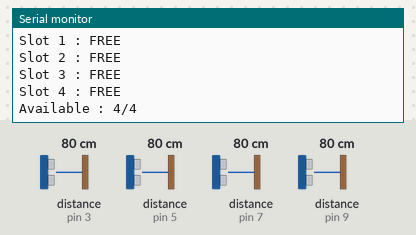
A sketch run on a simulated Arduino Uno, built with avr-gcc and run on an emulated ATmega328P. On the bench: the last lines printed to the serial monitor. Wiring (inferred from the names in the program): 4 × ultrasonic range finder: trigger pin 2, echo pin 3 / trigger pin 4, echo pin 5 / trigger pin 6, echo pin 7 / trigger pin 8, echo pin 9. The test bench sets the inputs (shaded band); at power-on: distance to the obstacle (sensors on pin 3, pin 5, pin 7, pin 9) 80 cm. The echo pulse lasts 58.3 µs per cm; EEPROM starts erased.

Above: at 1.3 s.
1.4 s: distance to the obstacle (sensor on pin 3) set to 2 cm
At 1.65 s:
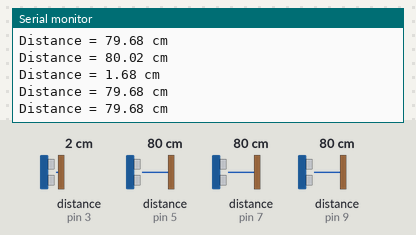
3.8 s: distance to the obstacle (sensor on pin 5) set to 2 cm
At 4.6 s:
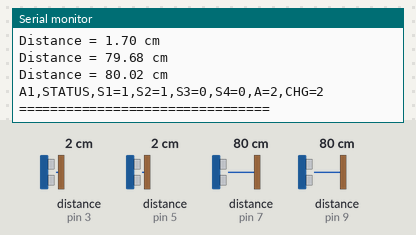
6.8 s: distance to the obstacle (sensor on pin 7) set to 2 cm
At 7.37 s:
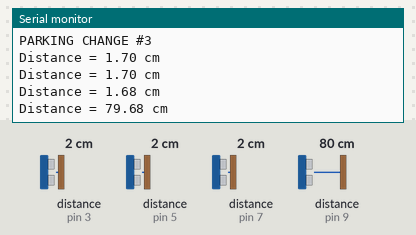
9.8 s: distance to the obstacle (sensor on pin 9) set to 18 cm
At 9.85 s:
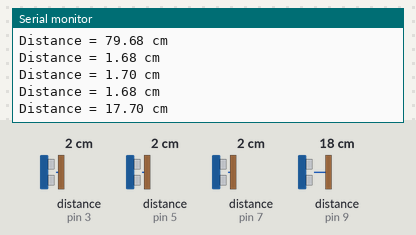
12.8 s: distance to the obstacle (sensor on pin 3) set to 60 cm
At 13.01 s:
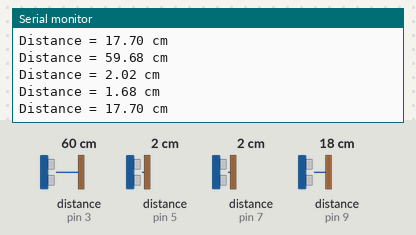
15.8 s: distance to the obstacle (sensor on pin 5) set to 4 cm
At 15.86 s:
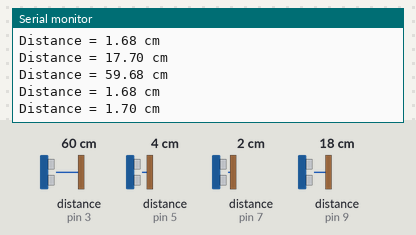
Timing chart, 0 to 18.8 s (numbered marks = the images above; inputs shaded):
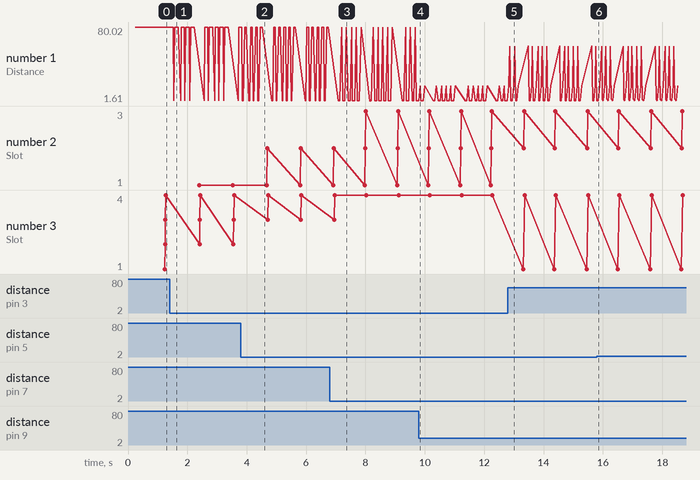

Measured:
- after the input at 1.4 s, the serial monitor: prints a new line after 0.15 s (image 1)
- after the input at 3.8 s, the serial monitor: prints a new line after 0.21 s (image 2)
- after the input at 6.8 s, the serial monitor: prints a new line after 0.42 s (image 3)
- after the input at 9.8 s, the serial monitor: prints a new line at once (image 4)
- after the input at 12.8 s, the serial monitor: prints a new line after 0.06 s (image 5)

The sketch:

Arduino1.ino
```cpp
#include <SoftwareSerial.h>
#include <EEPROM.h>
#include <avr/wdt.h>
#include <avr/interrupt.h>

// =====================================================
// ARDUINO 1: ระบบที่จอดรถอัจฉริยะ (SMART PARKING SYSTEM)
// หน้าที่:
// 1. ตรวจสอบช่องจอด 4 ช่องด้วย Ultrasonic
// 2. ส่งจำนวนช่องว่างไป Arduino 2
// 3. ส่งสถานะโครงสร้างข้อมูลไป Raspberry Pi
// =====================================================

// การกำหนดขาพิน (Pin Configuration)
const byte SLOT1_TRIG = 2;
const byte SLOT1_ECHO = 3;
const byte SLOT2_TRIG = 4;
const byte SLOT2_ECHO = 5;
const byte SLOT3_TRIG = 6;
const byte SLOT3_ECHO = 7;
const byte SLOT4_TRIG = 8;
const byte SLOT4_ECHO = 9;

// พินการสื่อสาร SoftwareSerial (A1 A4=TX, A1 A5=RX)
const byte COMM_RX = A5;
const byte COMM_TX = A4;

SoftwareSerial parkingSerial(COMM_RX, COMM_TX);

// การตั้งค่าและค่าคงที่
const int PARKING_THRESHOLD = 10;     // ระยะที่ถือว่ามีรถจอด (ซม.)
const uint16_t EEPROM_MAGIC = 0xA151; // ค่าตรวจสอบความถูกต้องของ EEPROM
const int EEPROM_ADDRESS = 0;         // ตำแหน่งเริ่มต้นบันทึกใน EEPROM

// ตัวแปรสถานะช่องจอดปัจจุบัน
bool slot1Full = false;
bool slot2Full = false;
bool slot3Full = false;
bool slot4Full = false;

// ตัวแปรเก็บสถานะก่อนหน้า
bool oldSlot1Full = false;
bool oldSlot2Full = false;
bool oldSlot3Full = false;
bool oldSlot4Full = false;

// ตัวนับเวลา Millis สำหรับ Timer1
volatile unsigned long timer1Millis = 0;

// โครงสร้างข้อมูล EEPROM
struct EepromData {
  uint16_t magic;
  uint32_t bootCount;
  uint32_t parkingChangeCount;
};

EepromData eepromData;

// Interrupt Service Routine สำหรับ Hardware Timer1 Compare Match A
ISR(TIMER1_COMPA_vect) {
  timer1Millis++;
}

// อ่านค่าเวลา Millis จาก Timer1 แบบปลอดภัย (ป้องกันข้อมูลขัดแย้งขณะเกิด Interrupt)
unsigned long getTimerMillis() {
  unsigned long value;
  noInterrupts();
  value = timer1Millis;
  interrupts();
  return value;
}

// ตั้งค่า Hardware Timer1 (สร้างจังหวะนับเวลาทุกๆ 1 ms)
void setupTimer1() {
  noInterrupts();
  TCCR1A = 0;
  TCCR1B = 0;
  TCNT1 = 0;
  OCR1A = 249;                         // 1 ms ที่ความถี่ 16MHz และ Prescaler 64
  TCCR1B |= (1 << WGM12);              // โหมด CTC (Clear Timer on Compare Match)
  TCCR1B |= (1 << CS11) | (1 << CS10);  // ตั้งค่า Prescaler เป็น 64
  TIMSK1 |= (1 << OCIE1A);             // เปิดใช้งาน Interrupt Compare Match A
  interrupts();
}

// โหลดข้อมูลจาก EEPROM
void loadEEPROM() {
  EEPROM.get(EEPROM_ADDRESS, eepromData);
  // หากยังไม่เคยตั้งค่า EEPROM มาก่อน ให้ทำการกำหนดค่าเริ่มต้น
  if (eepromData.magic != EEPROM_MAGIC) {
    eepromData.magic = EEPROM_MAGIC;
    eepromData.bootCount = 0;
    eepromData.parkingChangeCount = 0;
    EEPROM.put(EEPROM_ADDRESS, eepromData);
  }
}

// บันทึกจำนวนครั้งที่เครื่องเริ่มทำงาน (Boot Count)
void saveBootCount() {
  eepromData.bootCount++;
  EEPROM.put(EEPROM_ADDRESS, eepromData);
}

// บันทึกจำนวนครั้งที่มีการเปลี่ยนแปลงสถานะที่จอดรถ
void saveParkingChange() {
  eepromData.parkingChangeCount++;
  EEPROM.put(EEPROM_ADDRESS, eepromData);
}

// อ่านระยะทางจากเซนเซอร์ Ultrasonic (หน่วยเป็น ซม.)
float readDistance(byte trigPin, byte echoPin) {
  digitalWrite(trigPin, LOW);
  delayMicroseconds(5);
  digitalWrite(trigPin, HIGH);
  delayMicroseconds(10);
  digitalWrite(trigPin, LOW);

  unsigned long duration = pulseIn(echoPin, HIGH, 25000UL);
  if (duration == 0) return 999; // คืนค่า 999 หากเกิด Timeout หรือวัดค่าไม่ได้
  return duration * 0.0343 / 2.0;
}

// ตรวจสอบช่องจอด (คืนค่า true หากมีรถจอดอยู่)
bool checkParkingSlot(byte trigPin, byte echoPin) {
  float distance = readDistance(trigPin, echoPin);
  Serial.print("Distance = ");
  Serial.print(distance);
  Serial.println(" cm");
  return (distance < PARKING_THRESHOLD);
}

// คำนวณจำนวนช่องจอดที่ยังว่างอยู่
int getAvailableSlots() {
  int available = 4;
  if (slot1Full) available--;
  if (slot2Full) available--;
  if (slot3Full) available--;
  if (slot4Full) available--;
  return available;
}

// ตรวจสอบว่ามีการเปลี่ยนแปลงสถานะการจอดหรือไม่
void checkParkingStatusChange() {
  bool changed = (slot1Full != oldSlot1Full) ||
                 (slot2Full != oldSlot2Full) ||
                 (slot3Full != oldSlot3Full) ||
                 (slot4Full != oldSlot4Full);

  if (changed) {
    eepromData.parkingChangeCount++;
    EEPROM.put(EEPROM_ADDRESS, eepromData);

    Serial.print("PARKING CHANGE #");
    Serial.println(eepromData.parkingChangeCount);

    // อัปเดตสถานะก่อนหน้า
    oldSlot1Full = slot1Full;
    oldSlot2Full = slot2Full;
    oldSlot3Full = slot3Full;
    oldSlot4Full = slot4Full;
  }
}

// ส่งสถานะจำนวนช่องว่างไปที่ Arduino 2 (เช่น A=3)
void sendParkingStatus() {
  parkingSerial.print("A=");
  parkingSerial.println(getAvailableSlots());
}

// ส่งสถานะแบบโครงสร้างข้อมูลไปที่ Raspberry Pi (เช่น A1,STATUS,S1=0,S2=1,S3=0,S4=0,A=3,CHG=12)
void sendPiStatus() {
  Serial.print("A1,STATUS,");
  Serial.print("S1="); Serial.print(slot1Full ? 1 : 0);
  Serial.print(",S2="); Serial.print(slot2Full ? 1 : 0);
  Serial.print(",S3="); Serial.print(slot3Full ? 1 : 0);
  Serial.print(",S4="); Serial.print(slot4Full ? 1 : 0);
  Serial.print(",A="); Serial.print(getAvailableSlots());
  Serial.print(",CHG="); Serial.println(eepromData.parkingChangeCount);
}

// แสดงข้อมูลเพื่อตรวจสอบสถานะการทำงาน (Debug) ผ่าน Serial Monitor
void printStatus() {
  Serial.println();
  Serial.println("================================");
  Serial.println("       PARKING SYSTEM");
  Serial.println("================================");
  Serial.print("Slot 1 : "); Serial.println(slot1Full ? "FULL" : "FREE");
  Serial.print("Slot 2 : "); Serial.println(slot2Full ? "FULL" : "FREE");
  Serial.print("Slot 3 : "); Serial.println(slot3Full ? "FULL" : "FREE");
  Serial.print("Slot 4 : "); Serial.println(slot4Full ? "FULL" : "FREE");
  Serial.print("Available : "); Serial.print(getAvailableSlots()); Serial.println("/4");
  Serial.print("Boot Count : "); Serial.println(eepromData.bootCount);
  Serial.print("Parking Change : "); Serial.println(eepromData.parkingChangeCount);
  Serial.print("Timer1 : "); Serial.print(getTimerMillis()); Serial.println(" ms");
  Serial.println("================================");
}

void setup() {
  // เปิดใช้งาน Watchdog Timer (รีเซ็ตตัวเองหากโปรแกรมค้างเกิน 2 วินาที)
  wdt_enable(WDTO_2S);

  // การตั้งค่าการสื่อสาร Serial
  Serial.begin(9600);          // สื่อสารกับ Raspberry Pi ผ่าน USB
  parkingSerial.begin(9600);   // สื่อสารกับ Arduino 2 ผ่าน SoftwareSerial

  // กำหนดโหมดพินสำหรับเซนเซอร์ Ultrasonic
  pinMode(SLOT1_TRIG, OUTPUT); pinMode(SLOT1_ECHO, INPUT);
  pinMode(SLOT2_TRIG, OUTPUT); pinMode(SLOT2_ECHO, INPUT);
  pinMode(SLOT3_TRIG, OUTPUT); pinMode(SLOT3_ECHO, INPUT);
  pinMode(SLOT4_TRIG, OUTPUT); pinMode(SLOT4_ECHO, INPUT);

  // โหลดและอัปเดตข้อมูลใน EEPROM
  loadEEPROM();
  saveBootCount();

  // ตั้งค่า Hardware Timer1
  setupTimer1();

  // กำหนดค่าเริ่มต้นให้กับสถานะช่องจอด
  slot1Full = slot2Full = slot3Full = slot4Full = false;
  oldSlot1Full = oldSlot2Full = oldSlot3Full = oldSlot4Full = false;

  // แสดงข้อความแจ้งพร้อมใช้งาน
  Serial.println("================================");
  Serial.println("ARDUINO 1 READY");
  Serial.println("SMART PARKING SYSTEM");
  Serial.println("4 ULTRASONIC");
  Serial.println("TIMER1 = 1ms");
  Serial.println("WATCHDOG = 2s");
  Serial.println("EEPROM = ENABLED");
  Serial.println("UART = 9600");
  Serial.print("THRESHOLD = "); Serial.print(PARKING_THRESHOLD); Serial.println(" CM");
  Serial.println("================================");
}

void loop() {
  // เคลียร์ Watchdog Timer (ป้อนอาหารหมาเฝ้าบ้าน ป้องกันการรีเซ็ต)
  wdt_reset();

  // ตรวจสอบสถานะช่องจอดทั้ง 4 ช่อง
  slot1Full = checkParkingSlot(SLOT1_TRIG, SLOT1_ECHO); delay(50);
  slot2Full = checkParkingSlot(SLOT2_TRIG, SLOT2_ECHO); delay(50);
  slot3Full = checkParkingSlot(SLOT3_TRIG, SLOT3_ECHO); delay(50);
  slot4Full = checkParkingSlot(SLOT4_TRIG, SLOT4_ECHO);

  // ตรวจสอบการเปลี่ยนแปลงสถานะ
  checkParkingStatusChange();

  unsigned long now = getTimerMillis();

  // ส่งข้อมูลให้ Arduino 2 ทุกๆ 500 ms
  static unsigned long lastSend = 0;
  if (now - lastSend >= 500) {
    lastSend = now;
    sendParkingStatus();
  }

  // ส่งข้อมูลให้ Raspberry Pi ทุกๆ 500 ms
  static unsigned long lastPiSend = 0;
  if (now - lastPiSend >= 500) {
    lastPiSend = now;
    sendPiStatus();
  }

  // แสดงผล Debug ผ่าน Serial ทุกๆ 1 วินาที
  static unsigned long lastPrint = 0;
  if (now - lastPrint >= 1000) {
    lastPrint = now;
    printStatus();
  }
}
```
